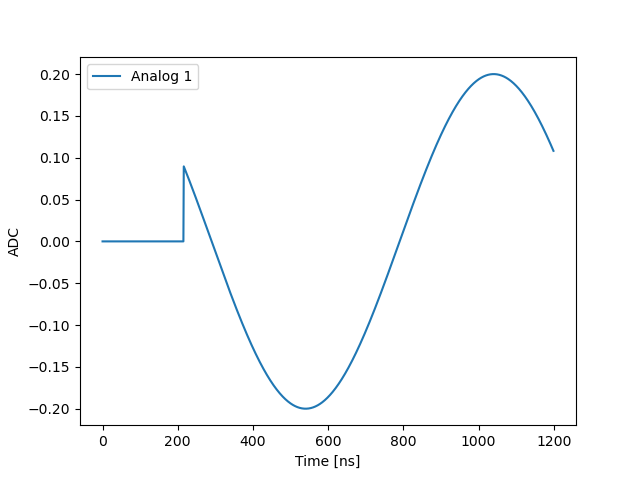

Source code (Python):
from qm.qua import *
from qm import SimulationConfig, QuantumMachinesManager

################
# configuration:
################

# The configuration is our way to describe your setup.

config = {

    'version': 1,

    'controllers': {

        "con1": {
            'type': 'opx1',
            'analog_outputs': {
                1: {'offset': +0.0},
            },
        }
    },

    'elements': {

        "qe1": {
            "singleInput": {
                "port": ("con1", 1)
            },
            'intermediate_frequency': 1e6,
            'operations': {
                'playOp': "constPulse",
            },
        },
    },

    "pulses": {
        "constPulse": {
            'operation': 'control',
            'length': 1000,
            'waveforms': {
                'single': 'const_wf'
            }
        },
    },

    "waveforms": {
        'const_wf': {
            'type': 'constant',
            'sample': 0.2
        },
    },
}

# Open communication with the server.
QMm = QuantumMachinesManager()

# Create a quantum machine based on the configuration.

QM1 = QMm.open_qm(config)

with program() as helloQua:
        play('playOp', 'qe1')

job = QM1.simulate(helloQua,
                   SimulationConfig(int(300)))

samples = job.get_simulated_samples()

samples.con1.plot()
